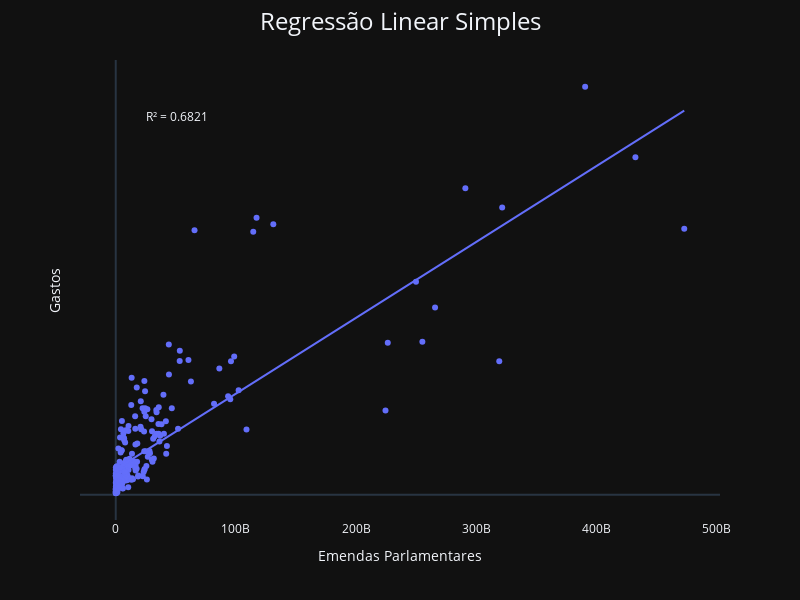

Here is the notebook cell this chart was saved with:
### Code cell
# Figura da regressão 1 gastos x emendas

# Ajuste do modelo
model_gasto = sm.OLS(y, X).fit()

# Calcular R²
r2 = model_gasto.rsquared

# Use o Plotly Express para criar o gráfico
fig_reg1 = px.scatter(variaveis_uf_ano, x='valor_emendas', y='gastos', trendline="ols",template='plotly_dark',
                labels={'valor_emendas': 'Emendas Parlamentares', 'gastos': 'Gastos'},
                hover_data=['valor_emendas', 'gastos']).update_layout(
    title=dict(
        text='Regressão Linear Simples',
        font=dict(size=24)  # Tamanho do título
    ),
    title_x=0.5
).update_xaxes(showgrid=False).update_yaxes(
                showticklabels=False, showgrid=False)


# Adicione uma anotação para R²
fig_reg1.add_annotation(x=0.1, y=0.9, text=f"R² = {r2:.2f}", showarrow=False, 
                   xref="paper", yref="paper").update_layout(autosize=False, width=800, height=600)

fig_reg1.show()

### Figure 1 — Plotly figure (JSON) as saved in the notebook; plotly's stock layout.template omitted (floating-point values rounded to 4 significant figures; data arrays with more than 128 entries replaced by an {"elided": "..."} marker saying what was removed)
{"data": [{"hovertemplate": "Emendas Parlamentares=%{x}<br>Gastos=%{y}<extra></extra>", "legendgroup": "", "marker": {"color": "#636efa", "symbol": "circle"}, "mode": "markers", "name": "", "orientation": "v", "showlegend": false, "type": "scatter", "x": {"elided": "243 float values"}, "xaxis": "x", "y": {"elided": "243 float values"}, "yaxis": "y"}, {"hovertemplate": "<b>OLS trendline</b><br>gastos = 0.00942437 * valor_emendas + 3.1487e+08<br>R<sup>2</sup>=0.682102<br><br>Emendas Parlamentares=%{x}<br>Gastos=%{y} <b>(trend)</b><extra></extra>", "legendgroup": "", "marker": {"color": "#636efa", "symbol": "circle"}, "mode": "lines", "name": "", "showlegend": false, "type": "scatter", "x": {"elided": "243 float values"}, "xaxis": "x", "y": {"elided": "243 float values"}, "yaxis": "y"}], "layout": {"annotations": [{"showarrow": false, "text": "R² = 0.6821", "x": 0.1, "xref": "paper", "y": 0.9, "yref": "paper"}], "autosize": false, "height": 600, "legend": {"tracegroupgap": 0}, "margin": {"t": 60}, "title": {"font": {"size": 24}, "text": "Regressão Linear Simples", "x": 0.5}, "width": 800, "xaxis": {"anchor": "y", "domain": [0, 1], "showgrid": false, "title": {"text": "Emendas Parlamentares"}}, "yaxis": {"anchor": "x", "domain": [0, 1], "showgrid": false, "showticklabels": false, "title": {"text": "Gastos"}}}}
